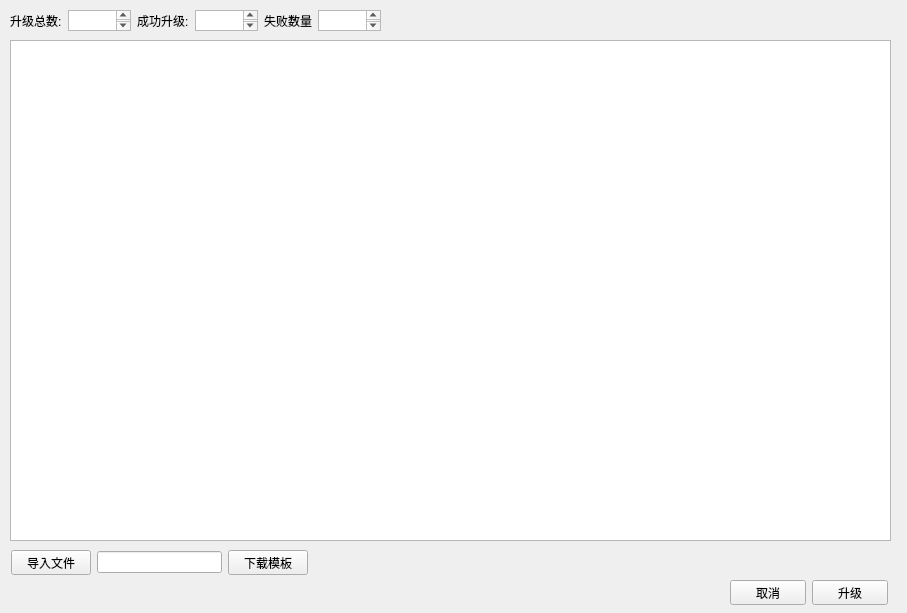
<?xml version="1.0" encoding="UTF-8"?>
<ui version="4.0">
 <class>MainWindow</class>
 <widget class="QMainWindow" name="MainWindow">
  <property name="geometry">
   <rect>
    <x>0</x>
    <y>0</y>
    <width>907</width>
    <height>613</height>
   </rect>
  </property>
  <property name="windowTitle">
   <string>Upgrade</string>
  </property>
  <widget class="QWidget" name="centralwidget">
   <widget class="QTableWidget" name="upgradeDetail">
    <property name="geometry">
     <rect>
      <x>10</x>
      <y>40</y>
      <width>881</width>
      <height>501</height>
     </rect>
    </property>
   </widget>
   <widget class="QWidget" name="">
    <property name="geometry">
     <rect>
      <x>730</x>
      <y>580</y>
      <width>158</width>
      <height>25</height>
     </rect>
    </property>
    <layout class="QHBoxLayout" name="horizontalLayout_Bottom">
     <item>
      <widget class="QPushButton" name="Button_cancel">
       <property name="text">
        <string>取消</string>
       </property>
      </widget>
     </item>
     <item>
      <widget class="QPushButton" name="Button_upgrade">
       <property name="text">
        <string>升级</string>
       </property>
      </widget>
     </item>
    </layout>
   </widget>
   <widget class="QWidget" name="">
    <property name="geometry">
     <rect>
      <x>11</x>
      <y>550</y>
      <width>297</width>
      <height>25</height>
     </rect>
    </property>
    <layout class="QHBoxLayout" name="horizontalLayout_File">
     <item>
      <widget class="QPushButton" name="Button_input_file">
       <property name="text">
        <string>导入文件</string>
       </property>
      </widget>
     </item>
     <item>
      <widget class="QLineEdit" name="lineEdit_filePath"/>
     </item>
     <item>
      <widget class="QPushButton" name="Button_download_file">
       <property name="text">
        <string>下载模板</string>
       </property>
      </widget>
     </item>
    </layout>
   </widget>
   <widget class="QWidget" name="">
    <property name="geometry">
     <rect>
      <x>10</x>
      <y>10</y>
      <width>371</width>
      <height>21</height>
     </rect>
    </property>
    <layout class="QHBoxLayout" name="horizontalLayout_number">
     <item>
      <widget class="QLabel" name="label_total_file">
       <property name="text">
        <string>升级总数:</string>
       </property>
      </widget>
     </item>
     <item>
      <widget class="QTextBrowser" name="textBrowser_total_file">
       <property name="openLinks">
        <bool>false</bool>
       </property>
      </widget>
     </item>
     <item>
      <widget class="QLabel" name="label_upgrade_success">
       <property name="text">
        <string>成功升级:</string>
       </property>
      </widget>
     </item>
     <item>
      <widget class="QTextBrowser" name="textBrowser_upgrade_success">
       <property name="openLinks">
        <bool>false</bool>
       </property>
      </widget>
     </item>
     <item>
      <widget class="QLabel" name="label_upgrade_failed">
       <property name="text">
        <string>失败数量</string>
       </property>
      </widget>
     </item>
     <item>
      <widget class="QTextBrowser" name="textBrowser_upgrade_failed">
       <property name="openLinks">
        <bool>false</bool>
       </property>
      </widget>
     </item>
    </layout>
   </widget>
  </widget>
 </widget>
 <resources/>
 <connections/>
</ui>
